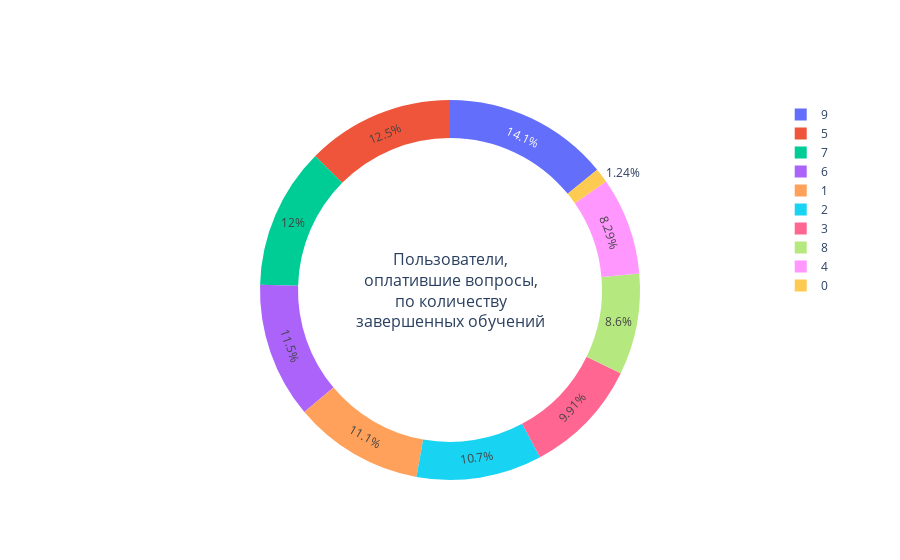

Here is the notebook cell this chart was saved with:
### Code cell
# сводим данные для построения круговой диаграммы
pie_data_2 = finish_pivot[['tutorial_finish_count', 'conversion_rate']]

# создаем круговую даиграмму с пользователями, оплатившими вопросы, 
# по группам по количеству завершенных обучений
fig = go.Figure()
fig.add_trace(go.Pie(values=pie_data_2['conversion_rate'], labels=pie_data_2['tutorial_finish_count'], hole=0.8))

fig.update_layout(
    annotations=[dict(
        text='Пользователи,<br>оплатившие вопросы,<br>по количеству<br>завершенных обучений', 
        x=0.5, y=0.5, font_size=16, showarrow=False)]
)

fig.show()

### Figure 1 — Plotly figure (JSON) as saved in the notebook; plotly's stock layout.template omitted (floating-point values rounded to 4 significant figures)
{"data": [{"hole": 0.8, "labels": [0, 1, 2, 3, 4, 5, 6, 7, 8, 9], "type": "pie", "values": [0.016, 0.143, 0.138, 0.128, 0.107, 0.162, 0.149, 0.155, 0.111, 0.182]}], "layout": {"annotations": [{"font": {"size": 16}, "showarrow": false, "text": "Пользователи,<br>оплатившие вопросы,<br>по количеству<br>завершенных обучений", "x": 0.5, "y": 0.5}]}}
